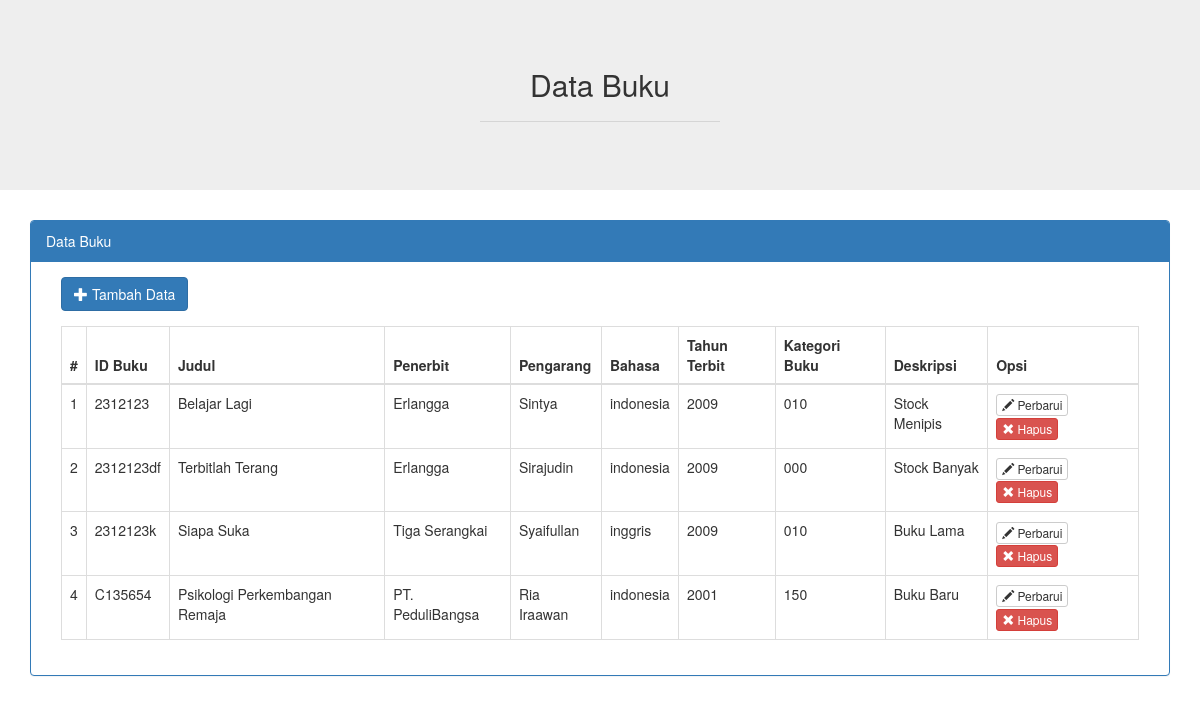
The page / on the database its author committed.
### tables this page shows
CREATE TABLE `buku` (
  `idbuku` varchar(32) NOT NULL,
  `judul` varchar(128) NOT NULL,
  `penerbit` varchar(128) NOT NULL,
  `pengarang` varchar(128) NOT NULL,
  `bahasa` varchar(16) NOT NULL,
  `tahunterbit` int(16) NOT NULL,
  `kategoribuku` varchar(3) NOT NULL,
  `deskripsi` varchar(64) NOT NULL
);

### application/controllers/Home.php (called while the page is built, shortened)
<?php
class Home extends CI_Controller
{
	public function __construct()
	{
		$this->load->model('buku_model');
		$this->load->model('ModelKategori');
		$this->load->helper(['url_helper', 'form']);
    	$this->load->library(['form_validation', 'session']);
	}
	public function lihatdata()
	{
		$data['database'] = $this->buku_model->get_all_data();
		$data['title'] = "Test tampil Database";
		$this->load->view('templates/header', $data);
		$this->load->view('tampildata', $data);
		$this->load->view('templates/footer');
	}
}
?>

### index.php (called while the page is built, shortened)
<?php
require_once BASEPATH.'core/CodeIgniter.php';

### application/models/Buku_model.php (called while the page is built, shortened)
<?php
class Buku_model extends CI_Model
{
	public function get_all_data()
	{
		$query = $this->db->get('buku');
		return $query->result();
	}
}
?>

### application/views/tampildata.php (the view, shortened to what this page needs)
<div class="jumbotron text-center">
	<h2>Data Buku</h2>
	<hr width="20%">
</div>
<section class="container">
	<div class="row">
		<div class="col-md-12">
			<div class="panel panel-primary">
				<div class="panel-heading">Data Buku</div>
				<div class="panel-body">
					<div class="col-md-12" style="padding-bottom: 15px;">
						<a href="<?php echo base_url('home/formtambah'); ?>">
							<button type="button" class="btn btn-primary"><span class="glyphicon glyphicon-plus"></span>
								Tambah Data</button>
						</a>
					</div>
					<div class="col-md-12">
						<div class="table-responsive">
							<table class="table table-bordered table-hover">
								<thead>
									<tr>
										<th>#</th>
										<th>ID Buku</th>
										<th>Judul</th>
										<th>Penerbit</th>
										<th>Pengarang</th>
										<th>Bahasa</th>
										<th>Tahun Terbit</th>
										<th>Kategori Buku</th>
										<th>Deskripsi</th>
										<th>Opsi</th>
									</tr>
								</thead>
								<tbody>
									<?php
										$no = 1;
										foreach($database as $db) : ?>
									<tr>
										<td><?php echo $no; ?></td>
										<td><?php echo $db->idbuku; ?></td>
										<td><?php echo $db->judul; ?></td>
										<td><?php echo $db->penerbit; ?></td>
										<td><?php echo $db->pengarang; ?></td>
										<td><?php echo $db->bahasa; ?></td>
										<td><?php echo $db->tahunterbit; ?></td>
										<td><?php echo $db->kategoribuku; ?></td>
										<td><?php echo $db->deskripsi; ?></td>
										<td>
											<a href="<?php echo base_url('home/formedit/'.$db->idbuku); ?>"><button
													type="button" class="btn btn-default btn-xs"><span
														class="glyphicon glyphicon-pencil"
														aria-hidden="true"></span> Perbarui</button></a>
											<a href="<?php echo base_url('home/hapusdata/'.$db->idbuku); ?>"
												onclick="return confirm('Anda yakin hapus ?')"><button type="button"
													class="btn btn-danger btn-xs"><span
														class="glyphicon glyphicon-remove"></span> Hapus</button></a>
										</td>
									</tr>
									<?php
										$no++;
										endforeach;
									?>
								</tbody>
							</table>
						</div>
					</div>
				</div>
			</div>
		</div>
	</div>
</section>

### application/views/templates/header.php (shortened to what this page needs)
<!DOCTYPE html>
<html>
<head>
	<link rel="stylesheet" href="<?php echo base_url('assets/bootstrap/css/bootstrap.min.css'); ?>">
</head>
<body>

### application/views/templates/footer.php (shortened to what this page needs)
</body>
</html>

### rows shown on the page
buku: idbuku "2312123", judul "Belajar Lagi", penerbit "Erlangga", pengarang "Sintya", bahasa "indonesia", tahunterbit "2009", kategoribuku "010", deskripsi "Stock Menipis"
buku: idbuku "2312123df", judul "Terbitlah Terang", penerbit "Erlangga", pengarang "Sirajudin", bahasa "indonesia", tahunterbit "2009", kategoribuku "000", deskripsi "Stock Banyak"
buku: idbuku "2312123k", judul "Siapa Suka", penerbit "Tiga Serangkai", pengarang "Syaifullan", bahasa "inggris", tahunterbit "2009", kategoribuku "010", deskripsi "Buku Lama"
buku: idbuku "C135654", judul "Psikologi Perkembangan Remaja", penerbit "PT. PeduliBangsa", pengarang "Ria Iraawan", bahasa "indonesia", tahunterbit "2001", kategoribuku "150", deskripsi "Buku Baru"
